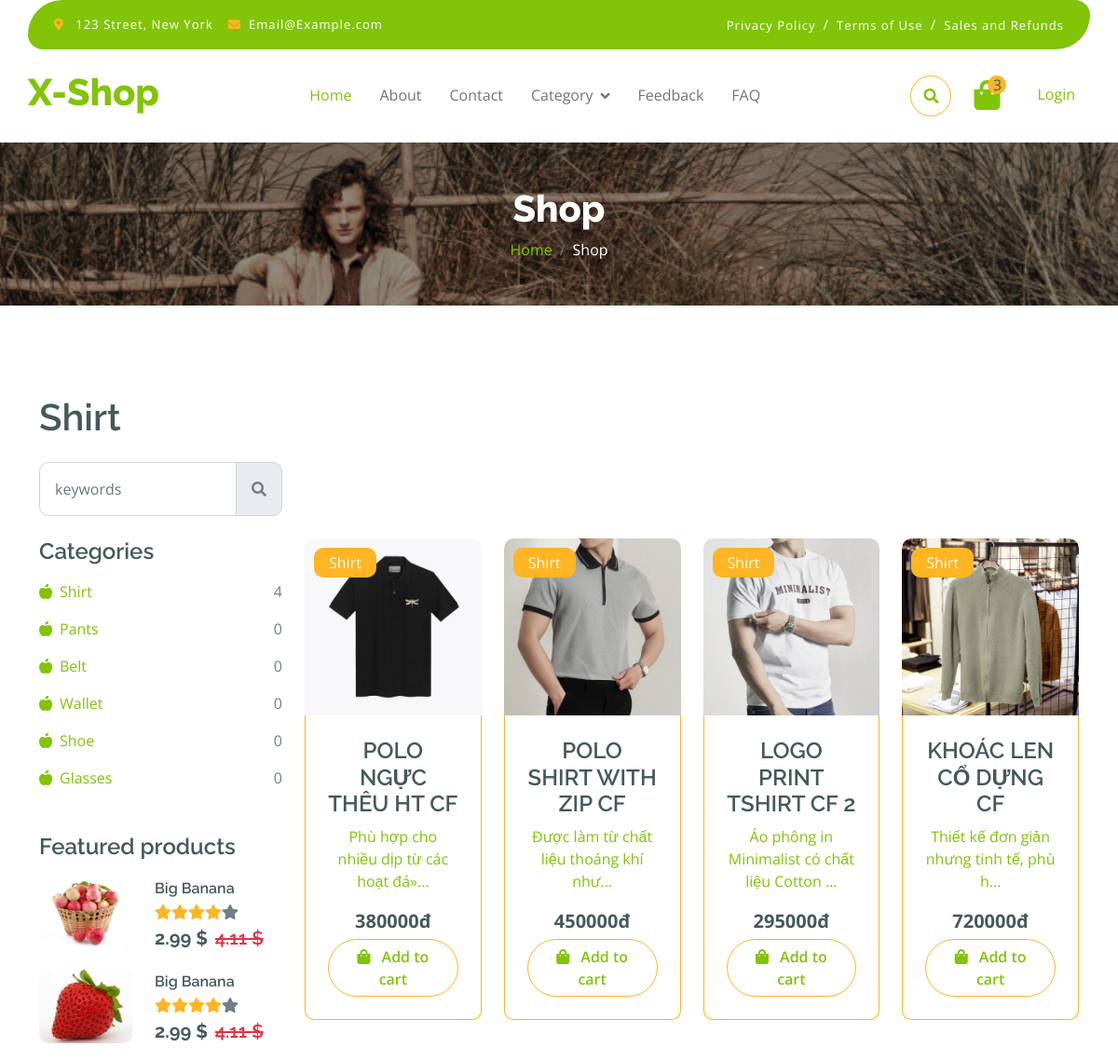
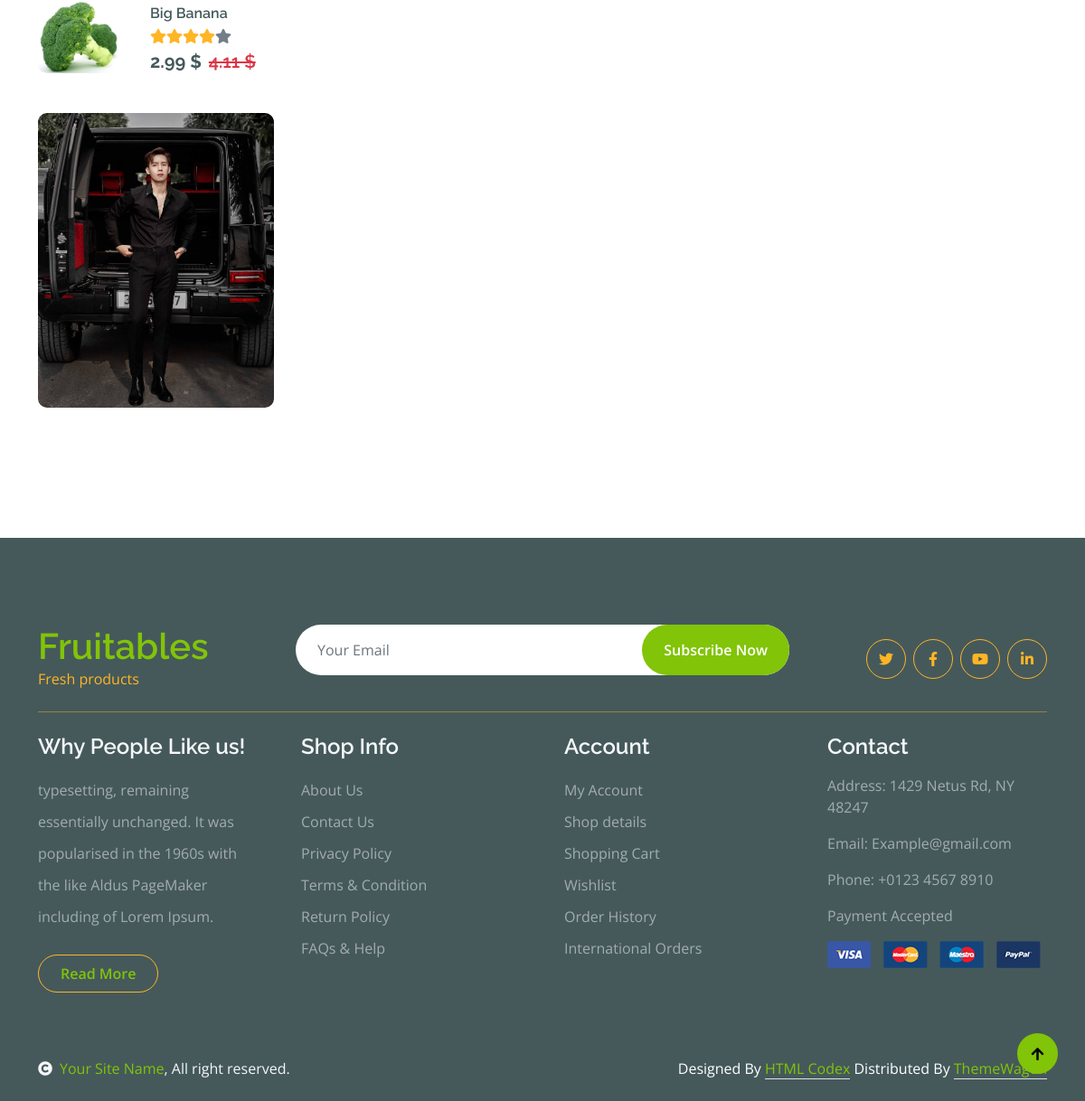
The page /index.php?act=sanpham&iddm=17 on the database its author committed (2 pictures, top to bottom).
### tables this page shows
CREATE TABLE `danhmuc` (
  `id` int(11) NOT NULL,
  `name` varchar(225) NOT NULL
);

CREATE TABLE `sanpham` (
  `id` int(11) NOT NULL,
  `name` varchar(225) NOT NULL,
  `image` varchar(225) DEFAULT NULL,
  `price` int(11) NOT NULL DEFAULT 0,
  `mota` text DEFAULT NULL,
  `luotxem` int(11) NOT NULL DEFAULT 0,
  `iddm` int(11) NOT NULL
);

### model/pdo.php (called while the page is built, shortened)
<?php
function pdo_get_connection()
{
    $servername = "localhost";
    $username = "root";
    $password = "";
    try {
        $conn = new PDO("mysql:host=$servername;dbname=duanmau2024", $username, $password);
        $conn->setAttribute(PDO::ATTR_ERRMODE, PDO::ERRMODE_EXCEPTION);
        return $conn;
    } catch (PDOException $e) {
        echo "Connection failed: " . $e->getMessage();
    }
}
function pdo_query($sql)
{
    $sql_args = array_slice(func_get_args(), 1);
    try {
        $conn = pdo_get_connection();
        $stmt = $conn->prepare($sql);
        $stmt->execute($sql_args);
        $rows = $stmt->fetchAll();
        return $rows;
    } catch (PDOException $e) {
        throw $e;
    } finally {
        unset($conn);
    }
}
function pdo_query_one($sql)
{
    $sql_args = array_slice(func_get_args(), 1);
    try {
        $conn = pdo_get_connection();
        $stmt = $conn->prepare($sql);
        $stmt->execute($sql_args);
        $row = $stmt->fetch(PDO::FETCH_ASSOC);
        return $row;
    } catch (PDOException $e) {
        throw $e;
    } finally {
        unset($conn);
    }
}
?>

### model/sanpham.php (called while the page is built, shortened)
<?php
function loadall_sanpham($kyw = "", $iddm = 0)
{
    $sql = "SELECT sp.*, dm.name AS category_name
            FROM sanpham sp
            LEFT JOIN danhmuc dm ON sp.iddm = dm.id
            WHERE 1";
    if ($iddm > 0) {
        $sql .= " AND sp.iddm = '" . $iddm . "'";
    }
    $sql .= " ORDER BY sp.id DESC";
    $listsanpham = pdo_query($sql);
    return $listsanpham;
}
function load_ten_dm($iddm)
{
    if ($iddm > 0) {
        $sql = "select * from danhmuc where id=" . $iddm;
        $dm = pdo_query_one($sql);
        extract($dm);
        return $name;
    } else {
        return "";
    }
}

### model/danhmuc.php (called while the page is built, shortened)
<?php
function loadall_danhmuc_dm()
{
    $sql = "SELECT dm.id AS id, dm.name AS category_name, COUNT(sp.id) AS product_count
FROM danhmuc dm
LEFT JOIN sanpham sp ON dm.id = sp.iddm
GROUP BY dm.id, dm.name;";
    $listdm = pdo_query($sql);
    return $listdm;
}

### global.php (called while the page is built)
<?php
    $img_path = "upload/";
?>

### view/sanpham.php (the view, shortened to what this page needs)
<div class="container-fluid page-header py-5">
    <h1 class="text-center text-white display-6">Shop</h1>
    <ol class="breadcrumb justify-content-center mb-0">
        <li class="breadcrumb-item"><a href="index.php">Home</a></li>
        <li class="breadcrumb-item active text-white">Shop</li>
    </ol>
</div>
<div class="container-fluid fruite py-5">
    <div class="container py-5">
        <h1 class="mb-4"><?= $tendm ?></h1>
        <div class="row g-4">
            <div class="col-lg-12">
                <div class="row g-4">
                    <div class="col-xl-3">
                        <form action="index.php?act=sanpham" method="post">
                            <div class="input-group w-100 mb-4 mx-auto d-flex">
                                <input name="kyw" type="text" class="form-control p-3" placeholder="keywords" aria-describedby="search-icon-1">
                                <button name="timkiem" type="submit" id="search-icon-1" class="input-group-text p-3"><i class="fa fa-search"></i></button>
                            </div>
                        </form>
                    </div>
                    <div class="col-6"></div>
                </div>
                <div class="row g-4">
                    <div class="col-lg-3">
                        <div class="row g-4">
                            <div class="col-lg-12">
                                <div class="mb-3">
                                    <h4>Categories</h4>
                                    <ul class="list-unstyled fruite-categorie">
                                        <?php
                                        foreach ($listdm as $dm) {
                                            extract($dm);
                                            $linkdm = "index.php?act=sanpham&iddm=" . $id;
                                            echo '<li>
                                            <div class="d-flex justify-content-between fruite-name">
                                                <a href="' . $linkdm . '"><i class="fas fa-apple-alt me-2"></i>' . $category_name . '</a>
                                                <span>' . $product_count . '</span>
                                            </div>
                                        </li>';
                                        } ?>
                                    </ul>
                                </div>
                            </div>
                            <div class="col-lg-12">
                                <h4 class="mb-3">Featured products</h4>
                                <div class="d-flex align-items-center justify-content-start">
                                    <div class="rounded me-4" style="width: 100px; height: 100px;">
                                        <img src="img/featur-1.jpg" class="img-fluid rounded" alt="">
                                    </div>
                                    <div>
                                        <h6 class="mb-2">Big Banana</h6>
                                        <div class="d-flex mb-2">
                                            <i class="fa fa-star text-secondary"></i>
                                            <i class="fa fa-star text-secondary"></i>
                                            <i class="fa fa-star text-secondary"></i>
                                            <i class="fa fa-star text-secondary"></i>
                                            <i class="fa fa-star"></i>
                                        </div>
                                        <div class="d-flex mb-2">
                                            <h5 class="fw-bold me-2">2.99 $</h5>
                                            <h5 class="text-danger text-decoration-line-through">4.11 $</h5>
                                        </div>
                                    </div>
                                </div>
                                <div class="d-flex align-items-center justify-content-start">
                                    <div class="rounded me-4" style="width: 100px; height: 100px;">
                                        <img src="img/featur-2.jpg" class="img-fluid rounded" alt="">
                                    </div>
                                    <div>
                                        <h6 class="mb-2">Big Banana</h6>
                                        <div class="d-flex mb-2">
                                            <i class="fa fa-star text-secondary"></i>
                                            <i class="fa fa-star text-secondary"></i>
                                            <i class="fa fa-star text-secondary"></i>
                                            <i class="fa fa-star text-secondary"></i>
                                            <i class="fa fa-star"></i>
                                        </div>
                                        <div class="d-flex mb-2">
                                            <h5 class="fw-bold me-2">2.99 $</h5>
                                            <h5 class="text-danger text-decoration-line-through">4.11 $</h5>
                                        </div>
                                    </div>
                                </div>
                                <div class="d-flex align-items-center justify-content-start">
                                    <div class="rounded me-4" style="width: 100px; height: 100px;">
                                        <img src="img/featur-3.jpg" class="img-fluid rounded" alt="">
                                    </div>
                                    <div>
                                        <h6 class="mb-2">Big Banana</h6>
                                        <div class="d-flex mb-2">
                                            <i class="fa fa-star text-secondary"></i>
                                            <i class="fa fa-star text-secondary"></i>
                                            <i class="fa fa-star text-secondary"></i>
                                            <i class="fa fa-star text-secondary"></i>
                                            <i class="fa fa-star"></i>
                                        </div>
                                        <div class="d-flex mb-2">
                                            <h5 class="fw-bold me-2">2.99 $</h5>
                                            <h5 class="text-danger text-decoration-line-through">4.11 $</h5>
                                        </div>
                                    </div>
                                </div>
                            </div>
                            <div class="col-lg-12">
                                <div class="position-relative">
                                    <img src="view/img/bannersp.jpg" class="img-fluid w-100 rounded" alt="">
                                </div>
                            </div>
                        </div>
                    </div>
                    <div class="col-lg-9">
                        <div class="row g-4 justify-content-center">
                            <?php
                            foreach ($dssp as $sp) {
                                extract($sp);
                                $linksp = "index.php?act=sanphamct&idsp=" . $id;
                                $hinh = $img_path . $image;
                                $mota_trimmed = strlen($mota) > 50 ? substr($mota, 0, 50) . '...' : $mota;
                                echo '<div class="col-md-6 col-lg-4 col-xl-3">
                                    <div class="rounded position-relative fruite-item">
                                    <a href="' . $linksp . '">
                                        <div class="fruite-img">
                                            <img src="' . $hinh . '" class="img-fluid w-100 rounded-top"
                                                 alt="">
                                        </div>
                                        <div class="text-white bg-secondary px-3 py-1 rounded position-absolute"
                                             style="top: 10px; left: 10px;">' . $category_name . '
                                        </div>
                                        <div class="p-4 text-center border border-secondary border-top-0 rounded-bottom">
                                            <h4>' . $name . '</h4>
                                            <p>' . $mota_trimmed . '</p>
                                            <div class="d-flex justify-content-center flex-lg-wrap">
                                                <p class="text-dark fs-5 fw-bold mb-1">' . $price . 'đ</p>
                                                <a href="#"
                                                   class="btn border border-secondary rounded-pill px-3 text-primary"><i
                                                            class="fa fa-shopping-bag me-2 text-primary"></i> Add to
                                                    cart</a>
                                            </div>
                                        </div>
                                        </a>
                                    </div>
                                </div>';
                            }
                            ?>
                        </div>
                    </div>
                </div>
            </div>
        </div>
    </div>
</div>

### rows shown on the page
danhmuc: name "Shirt", product_count "4"
danhmuc: name "Pants", product_count "0"
danhmuc: name "Belt", product_count "0"
danhmuc: name "Wallet", product_count "0"
danhmuc: name "Shoe", product_count "0"
danhmuc: name "Glasses", product_count "0"
sanpham: image (picture), iddm.name "Shirt", name "POLO NGỰC THÊU HT CF", mota "Phù hợp cho nhiều dịp từ các hoạt đá»...", price "380000"
sanpham: image (picture), iddm.name "Shirt", name "POLO SHIRT WITH ZIP CF", mota "Được làm từ chất liệu thoáng khí như...", price "450000"
sanpham: image (picture), iddm.name "Shirt", name "LOGO PRINT TSHIRT CF 2", mota "Áo phông in Minimalist có chất liệu Cotton ...", price "295000"
sanpham: image (picture), iddm.name "Shirt", name "KHOÁC LEN CỔ DỰNG CF", mota "Thiết kế đơn giản nhưng tinh tế, phù h...", price "720000"
